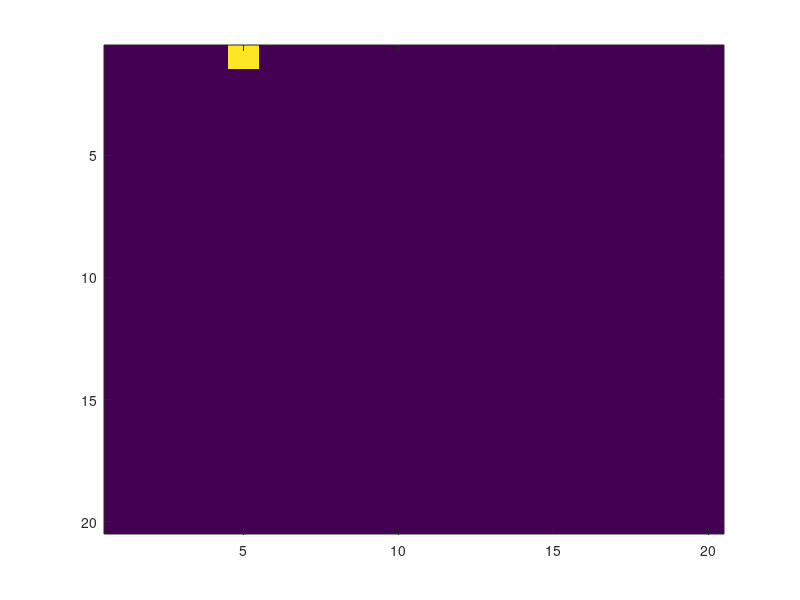

Write MATLAB code to recreate this figure. (Note: this script raises an error after producing the figure.)
fig = figure;
set(fig, 'menubar', 'none');

max_x = 20;
max_y = 20;
grid = zeros(max_x, max_y);

x = 1;

startTime = tic;
lastTime = toc(startTime);
while 1
    time = toc(startTime);
    dt = (time - lastTime) / 1000;
    x = x + 10 * dt;
    grid(floor(x), 5) = 1;
    set(fig, 'CurrentObject', imagesc(grid));
end
